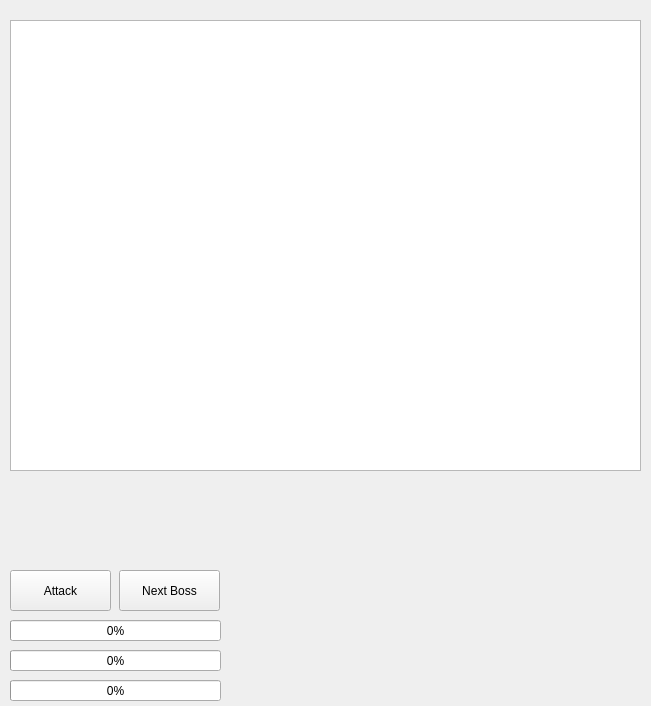
<?xml version="1.0" encoding="UTF-8"?>
<ui version="4.0">
 <class>BossMode</class>
 <widget class="QWidget" name="BossMode">
  <property name="geometry">
   <rect>
    <x>0</x>
    <y>0</y>
    <width>651</width>
    <height>706</height>
   </rect>
  </property>
  <property name="windowTitle">
   <string>Form</string>
  </property>
  <widget class="QTextEdit" name="textEdit">
   <property name="geometry">
    <rect>
     <x>10</x>
     <y>20</y>
     <width>631</width>
     <height>451</height>
    </rect>
   </property>
   <property name="styleSheet">
    <string notr="true">QTextEdit {background-color:rgb(255,132,139,0); broder-radius:3px;color:rbg(0,0,0);}|</string>
   </property>
  </widget>
  <widget class="QProgressBar" name="progressBar_BossHealth">
   <property name="geometry">
    <rect>
     <x>10</x>
     <y>620</y>
     <width>211</width>
     <height>21</height>
    </rect>
   </property>
   <property name="value">
    <number>0</number>
   </property>
  </widget>
  <widget class="QProgressBar" name="progressBar_PlayerHealth">
   <property name="geometry">
    <rect>
     <x>10</x>
     <y>650</y>
     <width>211</width>
     <height>21</height>
    </rect>
   </property>
   <property name="maximum">
    <number>1000</number>
   </property>
   <property name="value">
    <number>0</number>
   </property>
  </widget>
  <widget class="QProgressBar" name="progressBar_PlayerStamina">
   <property name="geometry">
    <rect>
     <x>10</x>
     <y>680</y>
     <width>211</width>
     <height>21</height>
    </rect>
   </property>
   <property name="maximum">
    <number>1000</number>
   </property>
   <property name="value">
    <number>0</number>
   </property>
  </widget>
  <widget class="QPushButton" name="AttackButton">
   <property name="geometry">
    <rect>
     <x>10</x>
     <y>570</y>
     <width>101</width>
     <height>41</height>
    </rect>
   </property>
   <property name="text">
    <string>Attack</string>
   </property>
  </widget>
  <widget class="QPushButton" name="pushButton">
   <property name="geometry">
    <rect>
     <x>119</x>
     <y>570</y>
     <width>101</width>
     <height>41</height>
    </rect>
   </property>
   <property name="text">
    <string>Next Boss</string>
   </property>
  </widget>
  <widget class="QLabel" name="label">
   <property name="geometry">
    <rect>
     <x>280</x>
     <y>500</y>
     <width>281</width>
     <height>191</height>
    </rect>
   </property>
   <property name="text">
    <string/>
   </property>
   <property name="pixmap">
    <pixmap resource="test1.qrc">:/Boos/Image/QOP.png</pixmap>
   </property>
  </widget>
 </widget>
 <resources>
  <include location="test1.qrc"/>
 </resources>
 <connections/>
</ui>
